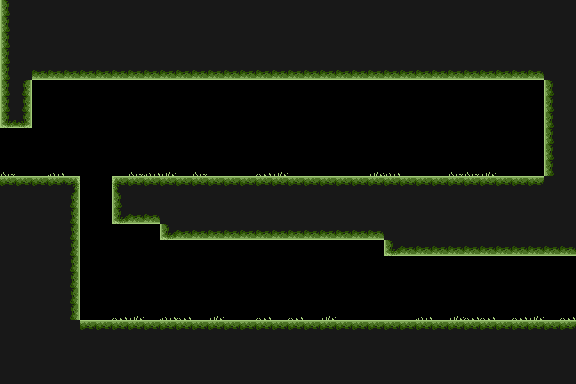

Rendered tile map (Tiled .tmx) drawn with the repository's tilesets; below, a short description and the map source with its tile grids summarised:
An orthogonal 36x24 tile map with 16x16 px tiles, 2 tile layers (collision, details) and 30 objects (22x projectile, 2x Bush, playerSpawn, key, door, ...).

<map version="1.0" tiledversion="1.0.3" orientation="orthogonal" renderorder="right-down" width="36" height="24" tilewidth="16" tileheight="16" nextobjectid="146">
 <properties>
  <property name="collisionLayer" value="collision" />
  <property name="defaultLayers" value="collision, details" />
  <property name="destinyId" type="int" value="12" />
 </properties>
 <tileset firstgid="1" name="tileset" tilewidth="16" tileheight="16" tilecount="28" columns="7">
  <image source="tileset.png" width="112" height="64" />
 </tileset>
 <layer name="collision" width="36" height="24">
  <data>[864 cells, 512 non-empty, 9 distinct tile ids]</data>
 </layer>
 <layer name="details" width="36" height="24">
  <data>[864 cells, 28 non-empty, 4 distinct tile ids]</data>
 </layer>
 <objectgroup name="objects">
  <object id="38" name="playerSpawn" x="16" y="160" />
  <object id="110" name="Key" type="key" x="512" y="144" width="16" height="14" />
  <object id="143" name="Door" type="door" x="544" y="256" width="32" height="64" />
 </objectgroup>
 <objectgroup name="npcs" />
 <objectgroup name="transfers">
  <object id="144" name="Transfer" type="onTouch" x="560" y="240" width="4" height="96">
   <properties>
    <property name="destinyId" type="int" value="2" />
    <property name="destinyX" type="int" value="1" />
    <property name="destinyY" type="int" value="5" />
    <property name="direction" value="right" />
   </properties>
  </object>
 </objectgroup>
 <objectgroup name="enemies">
  <object id="141" name="EnemyPatrol" type="EnemyPatrol" x="352" y="288" width="32" height="32">
   <properties>
    <property name="path" value="path1" />
    <property name="patrolStartRight" type="bool" value="true" />
    <property name="patrolTime" type="float" value="2" />
   </properties>
  </object>
 </objectgroup>
 <objectgroup name="traps">
  <object id="109" name="Trap" type="projectile" x="160" y="74" width="16" height="16" rotation="90">
   <properties>
    <property name="auto" type="bool" value="true" />
    <property name="delay" type="float" value="3" />
    <property name="initialDelay" value="1" />
   </properties>
  </object>
  <object id="111" name="Trap" type="projectile" x="176" y="74" width="16" height="16" rotation="90">
   <properties>
    <property name="auto" type="bool" value="true" />
    <property name="delay" type="float" value="3" />
    <property name="initialDelay" value="1.1" />
   </properties>
  </object>
  <object id="112" name="Trap" type="projectile" x="208" y="74" width="16" height="16" rotation="90">
   <properties>
    <property name="auto" type="bool" value="true" />
    <property name="delay" type="float" value="3" />
    <property name="initialDelay" value="1.3" />
   </properties>
  </object>
  <object id="113" name="Trap" type="projectile" x="192" y="74" width="16" height="16" rotation="90">
   <properties>
    <property name="auto" type="bool" value="true" />
    <property name="delay" type="float" value="3" />
    <property name="initialDelay" value="1.2" />
   </properties>
  </object>
  <object id="114" name="Trap" type="projectile" x="224" y="74" width="16" height="16" rotation="90">
   <properties>
    <property name="auto" type="bool" value="true" />
    <property name="delay" type="float" value="3" />
    <property name="initialDelay" value="1.4" />
   </properties>
  </object>
  <object id="115" name="Trap" type="projectile" x="240" y="74" width="16" height="16" rotation="90">
   <properties>
    <property name="auto" type="bool" value="true" />
    <property name="delay" type="float" value="3" />
    <property name="initialDelay" value="1.5" />
   </properties>
  </object>
  <object id="116" name="Trap" type="projectile" x="272" y="74" width="16" height="16" rotation="90">
   <properties>
    <property name="auto" type="bool" value="true" />
    <property name="delay" type="float" value="3" />
    <property name="initialDelay" value="1.7" />
   </properties>
  </object>
  <object id="117" name="Trap" type="projectile" x="304" y="74" width="16" height="16" rotation="90">
   <properties>
    <property name="auto" type="bool" value="true" />
    <property name="delay" type="float" value="3" />
    <property name="initialDelay" value="1.9" />
   </properties>
  </object>
  <object id="118" name="Trap" type="projectile" x="336" y="74" width="16" height="16" rotation="90">
   <properties>
    <property name="auto" type="bool" value="true" />
    <property name="delay" type="float" value="3" />
    <property name="initialDelay" value="2.1" />
   </properties>
  </object>
  <object id="119" name="Trap" type="projectile" x="256" y="74" width="16" height="16" rotation="90">
   <properties>
    <property name="auto" type="bool" value="true" />
    <property name="delay" type="float" value="3" />
    <property name="initialDelay" value="1.6" />
   </properties>
  </object>
  <object id="120" name="Trap" type="projectile" x="288" y="74" width="16" height="16" rotation="90">
   <properties>
    <property name="auto" type="bool" value="true" />
    <property name="delay" type="float" value="3" />
    <property name="initialDelay" value="1.8" />
   </properties>
  </object>
  <object id="121" name="Trap" type="projectile" x="320" y="74" width="16" height="16" rotation="90">
   <properties>
    <property name="auto" type="bool" value="true" />
    <property name="delay" type="float" value="3" />
    <property name="initialDelay" value="2" />
   </properties>
  </object>
  <object id="122" name="Trap" type="projectile" x="352" y="74" width="16" height="16" rotation="90">
   <properties>
    <property name="auto" type="bool" value="true" />
    <property name="delay" type="float" value="3" />
    <property name="initialDelay" value="2.2" />
   </properties>
  </object>
  <object id="123" name="Trap" type="projectile" x="400" y="74" width="16" height="16" rotation="90">
   <properties>
    <property name="auto" type="bool" value="true" />
    <property name="delay" type="float" value="3" />
    <property name="initialDelay" value="2.5" />
   </properties>
  </object>
  <object id="124" name="Trap" type="projectile" x="416" y="74" width="16" height="16" rotation="90">
   <properties>
    <property name="auto" type="bool" value="true" />
    <property name="delay" type="float" value="3" />
    <property name="initialDelay" value="2.6" />
   </properties>
  </object>
  <object id="125" name="Trap" type="projectile" x="368" y="74" width="16" height="16" rotation="90">
   <properties>
    <property name="auto" type="bool" value="true" />
    <property name="delay" type="float" value="3" />
    <property name="initialDelay" value="2.3" />
   </properties>
  </object>
  <object id="126" name="Trap" type="projectile" x="384" y="74" width="16" height="16" rotation="90">
   <properties>
    <property name="auto" type="bool" value="true" />
    <property name="delay" type="float" value="3" />
    <property name="initialDelay" value="2.4" />
   </properties>
  </object>
  <object id="127" name="Trap" type="projectile" x="432" y="74" width="16" height="16" rotation="90">
   <properties>
    <property name="auto" type="bool" value="true" />
    <property name="delay" type="float" value="3" />
    <property name="initialDelay" value="2.7" />
   </properties>
  </object>
  <object id="128" name="Trap" type="projectile" x="448" y="74" width="16" height="16" rotation="90">
   <properties>
    <property name="auto" type="bool" value="true" />
    <property name="delay" type="float" value="3" />
    <property name="initialDelay" value="2.8" />
   </properties>
  </object>
  </objectgroup>
 <objectgroup color="#005500" name="bushes">
  <!-- 2 objects omitted --></objectgroup>
 <objectgroup name="paths">
  <!-- 1 objects omitted --></objectgroup>
</map>
<!-- 6 of 30 objects omitted -->
